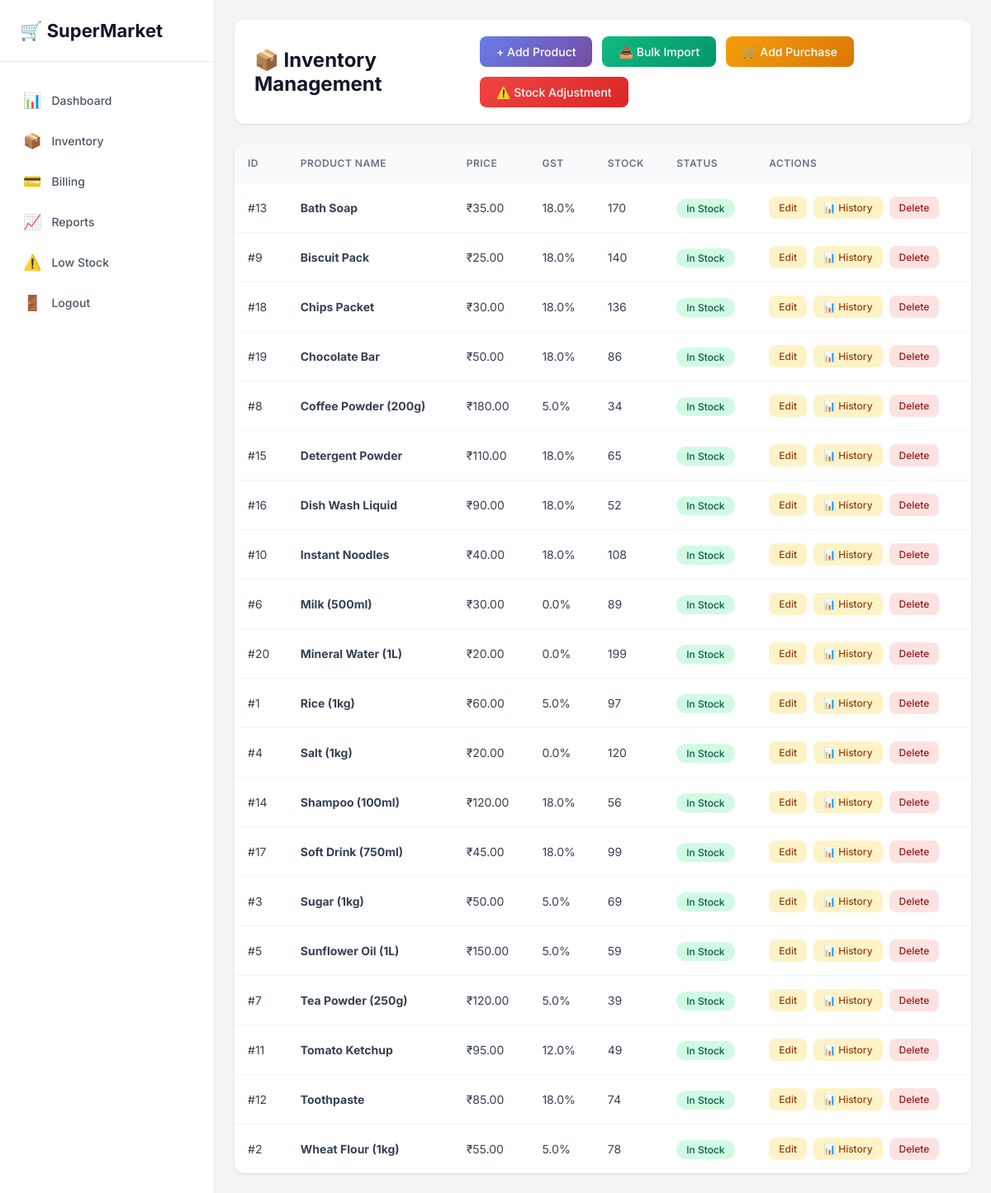
The page /inventory (signed in) on the database its author committed.
### tables this page shows
CREATE TABLE products (
            id INTEGER PRIMARY KEY AUTOINCREMENT,
            name TEXT UNIQUE,
            price REAL,
            gst REAL,
            stock INTEGER,
            product_code TEXT UNIQUE
        , cost_price REAL DEFAULT 0);

### app.py (the view)
@app.route("/inventory")
@login_required
def inventory():
    conn = get_db_connection()
    cur = conn.cursor()
    cur.execute("SELECT * FROM products ORDER BY name")
    products = cur.fetchall()
    conn.close()
    return render_template("inventory.html", products=products)

### app.py (called while the page is built)
def get_db_connection():
    conn = sqlite3.connect("supermarket_saas.db")
    conn.row_factory = sqlite3.Row  # Enable column access by name
    return conn

def login_required(f):
    @wraps(f)
    def decorated(*args, **kwargs):
        if "user_id" not in session:
            flash("Please login first", "warning")
            return redirect(url_for("login"))
        return f(*args, **kwargs)
    return decorated

### templates/inventory.html (shortened to what this page needs)
<!DOCTYPE html>
<html lang="en">
<head>
</head>
<body>
    <aside class="sidebar">
        <div class="logo"><h1>🛒 SuperMarket</h1></div>
        <ul class="nav-menu">
            <li class="nav-item"><a href="/dashboard" class="nav-link"><span>📊</span> Dashboard</a></li>
            <li class="nav-item"><a href="/inventory" class="nav-link active"><span>📦</span> Inventory</a></li>
            <li class="nav-item"><a href="/billing" class="nav-link"><span>💳</span> Billing</a></li>
            <li class="nav-item"><a href="/reports" class="nav-link"><span>📈</span> Reports</a></li>
            <li class="nav-item"><a href="/low_stock" class="nav-link"><span>⚠️</span> Low Stock</a></li>
            <li class="nav-item"><a href="/logout" class="nav-link"><span>🚪</span> Logout</a></li>
        </ul>
    </aside>
    <main class="main-content">
        <div class="header">
            <h2>📦 Inventory Management</h2>
            <div style="display: flex; gap: 12px; flex-wrap: wrap;">
                <a href="/add_product" class="btn btn-primary">+ Add Product</a>
                <a href="/bulk_import" class="btn btn-primary" style="background: linear-gradient(135deg, #10b981 0%, #059669 100%);">📤 Bulk Import</a>
                <a href="/add_purchase" class="btn btn-primary" style="background: linear-gradient(135deg, #f59e0b 0%, #d97706 100%);">🛒 Add Purchase</a>
                <a href="/stock_adjustment" class="btn btn-primary" style="background: linear-gradient(135deg, #ef4444 0%, #dc2626 100%);">⚠️ Stock Adjustment</a>
            </div>
        </div>
        <div class="table-container">
            {% if products %}
            <table>
                <thead>
                    <tr>
                        <th>ID</th>
                        <th>PRODUCT NAME</th>
                        <th>PRICE</th>
                        <th>GST</th>
                        <th>STOCK</th>
                        <th>STATUS</th>
                        <th>ACTIONS</th>
                    </tr>
                </thead>
                <tbody>
                    {% for product in products %}
                    <tr>
                        <td>#{{ product['id'] }}</td>
                        <td><strong>{{ product['name'] }}</strong></td>
                        <td>₹{{ "%.2f"|format(product['price']) }}</td>
                        <td>{{ product['gst'] }}%</td>
                        <td>{{ product['stock'] }}</td>
                        <td>
                            {% if product['stock'] == 0 %}
                            <span class="badge badge-danger">Out of Stock</span>
                            {% elif product['stock'] < 10 %}
                            <span class="badge badge-warning">Low Stock</span>
                            {% else %}
                            <span class="badge badge-success">In Stock</span>
                            {% endif %}
                        </td>
                        <td>
                            <div class="actions">
                                <a href="/edit_product/{{ product['id'] }}" class="btn btn-edit btn-sm">Edit</a>
                                <a href="/stock_history/{{ product['id'] }}" class="btn btn-edit btn-sm" style="background: #fef3c7; color: #92400e;">📊 History</a>
                                <a href="/delete_product/{{ product['id'] }}" class="btn btn-delete btn-sm" onclick="return confirm('Delete this product?')">Delete</a>
                            </div>
                        </td>
                    </tr>
                    {% endfor %}
                </tbody>
            </table>
            {% else %}
            <div class="empty-state">
                <h3>No products found</h3>
                <p>Start by adding your first product</p>
            </div>
            {% endif %}
        </div>
    </main>
</body>
</html>

### templates/inventory.html (style rules this page uses)
* { margin: 0; padding: 0; box-sizing: border-box; }
body { font-family: 'Inter', sans-serif; background: #f3f4f6; min-height: 100vh; }
.sidebar { position: fixed; left: 0; top: 0; bottom: 0; width: 260px; background: white; border-right: 1px solid #e5e7eb; padding: 24px 0; }
.logo { padding: 0 24px 24px; border-bottom: 1px solid #e5e7eb; margin-bottom: 24px; }
.logo h1 { font-size: 22px; color: #111827; font-weight: 700; }
.nav-menu { list-style: none; }
.nav-item { margin: 4px 12px; }
.nav-link { display: flex; align-items: center; padding: 12px 16px; color: #4b5563; text-decoration: none; border-radius: 8px; font-size: 14px; font-weight: 500; transition: all 0.2s; }
.nav-link span { margin-right: 12px; font-size: 18px; }
.main-content { margin-left: 260px; padding: 24px; }
.header { background: white; padding: 20px 24px; border-radius: 12px; margin-bottom: 24px; display: flex; justify-content: space-between; align-items: center; box-shadow: 0 1px 3px rgba(0,0,0,0.1); }
.header h2 { font-size: 24px; color: #111827; }
.btn { padding: 10px 20px; border: none; border-radius: 8px; font-size: 14px; font-weight: 500; cursor: pointer; text-decoration: none; display: inline-block; transition: all 0.2s; }
.btn-primary { background: linear-gradient(135deg, #667eea 0%, #764ba2 100%); color: white; }
.table-container { background: white; border-radius: 12px; box-shadow: 0 1px 3px rgba(0,0,0,0.1); overflow: hidden; }
table { width: 100%; border-collapse: collapse; }
thead { background: #f9fafb; }
th { padding: 16px; text-align: left; font-size: 12px; font-weight: 600; color: #6b7280; text-transform: uppercase; letter-spacing: 0.5px; }
td { padding: 16px; border-top: 1px solid #f3f4f6; font-size: 14px; color: #374151; }
.badge { padding: 4px 12px; border-radius: 12px; font-size: 12px; font-weight: 500; }
.badge-success { background: #d1fae5; color: #065f46; }
.actions { display: flex; gap: 8px; }
.btn-sm { padding: 6px 12px; font-size: 12px; }
.btn-edit { background: #fef3c7; color: #92400e; }
.btn-delete { background: #fee2e2; color: #991b1b; }

### rows shown on the page
products: id "13", name "Bath Soap", price "35.00", gst "18.0", stock "170", shows "In Stock"
products: id "9", name "Biscuit Pack", price "25.00", gst "18.0", stock "140", shows "In Stock"
products: id "18", name "Chips Packet", price "30.00", gst "18.0", stock "136", shows "In Stock"
products: id "19", name "Chocolate Bar", price "50.00", gst "18.0", stock "86", shows "In Stock"
products: id "8", name "Coffee Powder (200g)", price "180.00", gst "5.0", stock "34", shows "In Stock"
products: id "15", name "Detergent Powder", price "110.00", gst "18.0", stock "65", shows "In Stock"
products: id "16", name "Dish Wash Liquid", price "90.00", gst "18.0", stock "52", shows "In Stock"
products: id "10", name "Instant Noodles", price "40.00", gst "18.0", stock "108", shows "In Stock"
products: id "6", name "Milk (500ml)", price "30.00", gst "0.0", stock "89", shows "In Stock"
products: id "20", name "Mineral Water (1L)", price "20.00", gst "0.0", stock "199", shows "In Stock"
products: id "1", name "Rice (1kg)", price "60.00", gst "5.0", stock "97", shows "In Stock"
products: id "4", name "Salt (1kg)", price "20.00", gst "0.0", stock "120", shows "In Stock"
products: id "14", name "Shampoo (100ml)", price "120.00", gst "18.0", stock "56", shows "In Stock"
products: id "17", name "Soft Drink (750ml)", price "45.00", gst "18.0", stock "99", shows "In Stock"
products: id "3", name "Sugar (1kg)", price "50.00", gst "5.0", stock "69", shows "In Stock"
products: id "5", name "Sunflower Oil (1L)", price "150.00", gst "5.0", stock "59", shows "In Stock"
products: id "7", name "Tea Powder (250g)", price "120.00", gst "5.0", stock "39", shows "In Stock"
products: id "11", name "Tomato Ketchup", price "95.00", gst "12.0", stock "49", shows "In Stock"
products: id "12", name "Toothpaste", price "85.00", gst "18.0", stock "74", shows "In Stock"
products: id "2", name "Wheat Flour (1kg)", price "55.00", gst "5.0", stock "78", shows "In Stock"
